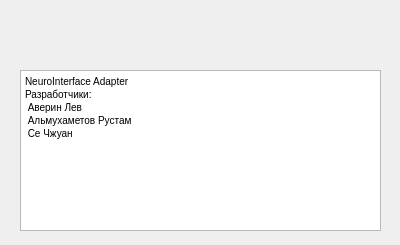
<?xml version="1.0" encoding="UTF-8"?>
<ui version="4.0">
 <class>AboutWindow</class>
 <widget class="QDialog" name="AboutWindow">
  <property name="windowModality">
   <enum>Qt::ApplicationModal</enum>
  </property>
  <property name="geometry">
   <rect>
    <x>0</x>
    <y>0</y>
    <width>400</width>
    <height>245</height>
   </rect>
  </property>
  <property name="minimumSize">
   <size>
    <width>400</width>
    <height>245</height>
   </size>
  </property>
  <property name="maximumSize">
   <size>
    <width>400</width>
    <height>245</height>
   </size>
  </property>
  <property name="windowTitle">
   <string>О NeuroInterface Adapter</string>
  </property>
  <widget class="QTextBrowser" name="textBrowser">
   <property name="geometry">
    <rect>
     <x>20</x>
     <y>70</y>
     <width>361</width>
     <height>161</height>
    </rect>
   </property>
   <property name="minimumSize">
    <size>
     <width>0</width>
     <height>0</height>
    </size>
   </property>
   <property name="maximumSize">
    <size>
     <width>16777215</width>
     <height>16777215</height>
    </size>
   </property>
   <property name="html">
    <string>&lt;!DOCTYPE HTML PUBLIC &quot;-//W3C//DTD HTML 4.0//EN&quot; &quot;http://www.w3.org/TR/REC-html40/strict.dtd&quot;&gt;
&lt;html&gt;&lt;head&gt;&lt;meta name=&quot;qrichtext&quot; content=&quot;1&quot; /&gt;&lt;style type=&quot;text/css&quot;&gt;
p, li { white-space: pre-wrap; }
&lt;/style&gt;&lt;/head&gt;&lt;body style=&quot; font-family:'MS Shell Dlg 2'; font-size:7.8pt; font-weight:400; font-style:normal;&quot;&gt;
&lt;p style=&quot; margin-top:0px; margin-bottom:0px; margin-left:0px; margin-right:0px; -qt-block-indent:0; text-indent:0px;&quot;&gt;NeuroInterface Adapter&lt;/p&gt;
&lt;p style=&quot; margin-top:0px; margin-bottom:0px; margin-left:0px; margin-right:0px; -qt-block-indent:0; text-indent:0px;&quot;&gt;Разработчики:&lt;/p&gt;
&lt;p style=&quot; margin-top:0px; margin-bottom:0px; margin-left:0px; margin-right:0px; -qt-block-indent:0; text-indent:0px;&quot;&gt; Аверин Лев &lt;/p&gt;
&lt;p style=&quot; margin-top:0px; margin-bottom:0px; margin-left:0px; margin-right:0px; -qt-block-indent:0; text-indent:0px;&quot;&gt; Альмухаметов Рустам&lt;/p&gt;
&lt;p style=&quot; margin-top:0px; margin-bottom:0px; margin-left:0px; margin-right:0px; -qt-block-indent:0; text-indent:0px;&quot;&gt; Се Чжуан&lt;/p&gt;&lt;/body&gt;&lt;/html&gt;</string>
   </property>
  </widget>
  <widget class="QLabel" name="label">
   <property name="geometry">
    <rect>
     <x>20</x>
     <y>0</y>
     <width>361</width>
     <height>81</height>
    </rect>
   </property>
   <property name="text">
    <string/>
   </property>
   <property name="pixmap">
    <pixmap resource="MainWindow.qrc">:/MainWindow/Images/lsa.png</pixmap>
   </property>
   <property name="scaledContents">
    <bool>true</bool>
   </property>
  </widget>
 </widget>
 <resources>
  <include location="MainWindow.qrc"/>
 </resources>
 <connections/>
</ui>
